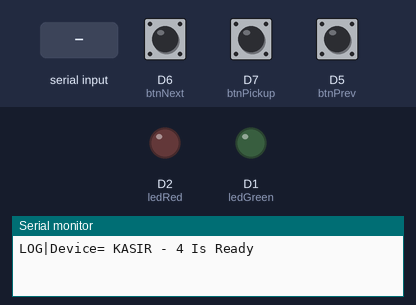
Bench run of a sketch on a simulated ESP8266 (NodeMCU). On the bench: output pins drawn as LEDs (lit = HIGH), the last lines printed to the serial monitor. The inputs (shaded band) are chosen by the test bench; at power-on: D6 (btnNext) HIGH, D7 (btnPickup) HIGH, D5 (btnPrev) HIGH.

Above: at 2.2 s.
2.3 s: "OK|\n" received over Serial
At 3.5 s:
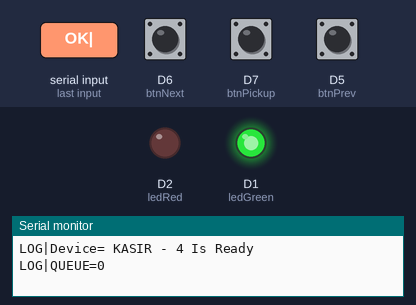
3.8 s: "OK||45\n" received over Serial
At 4.7 s:
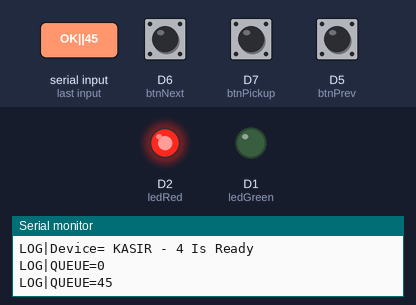
10.1 s: "OK|90\n" received over Serial
At 10.7 s:
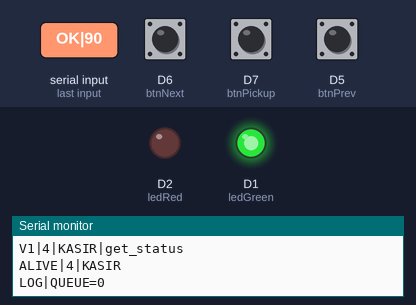
Timing chart, 0 to 12.6 s (numbered marks = the images above; inputs shaded):
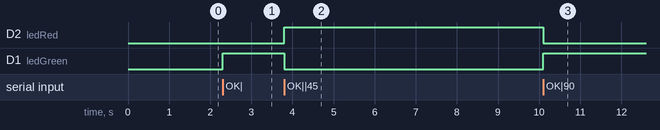

Measured:
- after the input at 2.3 s, D1 (ledGreen): LOW → HIGH at once
- after the input at 3.8 s, D2 (ledRed): LOW → HIGH at once; D1 (ledGreen): HIGH → LOW at once
- after the input at 10.1 s, D2 (ledRed): HIGH → LOW at once; D1 (ledGreen): LOW → HIGH at once

The sketch:

3_button.ino
```cpp
#include <ESP8266WiFi.h>
#include <ESP8266HTTPClient.h>
#include <ArduinoJson.h>

// ======================================================
// DEVICE
// ======================================================
const int idDevice = 4;
const String deviceType = "KASIR";

unsigned long lastAlive = 0;

// ======================================================
// PIN
// ======================================================
const int btnPrev = D5;
const int btnNext = D6;
const int btnPickup = D7;

const int ledGreen = D1;
const int ledRed = D2;

// ======================================================
// CONFIG
// ======================================================
const unsigned long debounceDelay = 50;
const unsigned long pressCooldown = 700;

const unsigned long globalCooldown = 300;
unsigned long globalLastPress = 0;

const unsigned long statusInterval = 5000;
unsigned long lastStatusCheck = 0;

// ======================================================
// BUTTON STRUCT
// ======================================================
struct ButtonState {
  int pin;
  const char* type;

  bool state = HIGH;
  bool lastState = HIGH;

  unsigned long lastDebounce = 0;
  unsigned long lastPress = 0;
};

ButtonState buttons[] = {
  { D5, "current" },
  { D6, "next_order" },
  { D7, "next_pickup" }
};

// ======================================================
// CHECK STATUS
// ======================================================
void checkQueueStatus() {
  // hit to get status
  String message = "V1|" + String(idDevice) + "|" + deviceType + "|get_status";
  Serial.println(message);
}

// ======================================================
// SETUP
// ======================================================
void setup() {
  Serial.begin(9600);

  pinMode(btnPrev, INPUT_PULLUP);
  pinMode(btnNext, INPUT_PULLUP);
  pinMode(btnPickup, INPUT_PULLUP);

  pinMode(ledGreen, OUTPUT);
  pinMode(ledRed, OUTPUT);

  digitalWrite(ledGreen, LOW);
  digitalWrite(ledRed, LOW);

  delay(1000);

  Serial.println("LOG|Device= " + deviceType + " - " + String(idDevice) + " Is Ready");
}

void handleSerialCom() {
  // Heartbeat setiap 5 detik
  if (millis() - lastAlive >= 5000) {
    lastAlive = millis();

    Serial.println(
      "ALIVE|" + String(idDevice) + "|" + deviceType);
  }

  if (Serial.available()) {
    String msg =
      Serial.readStringUntil('\n');

    msg.trim();

    if (msg == "PING") {
      Serial.println("HELLO|" + String(idDevice) + "|" + deviceType);
    } else if (msg.startsWith("OK|")) {
      int p1 = msg.indexOf('|');
      int p2 = msg.indexOf('|', p1 + 1);

      String tipe =
        msg.substring(p1 + 1, p2);

      String nomor =
        msg.substring(p2 + 1);

      int waiting =
        nomor.toInt();

      Serial.println(
        "LOG|QUEUE=" + String(waiting));

      if (waiting > 0) {
        digitalWrite(ledGreen, LOW);
        digitalWrite(ledRed, HIGH);
      } else {
        digitalWrite(ledGreen, HIGH);
        digitalWrite(ledRed, LOW);
      }
    }
    // ===================
    // ERROR
    // ===================
    else if (msg.startsWith("ERR|")) {

      Serial.println(
        "LOG|ERROR=" + msg);

      digitalWrite(ledRed, LOW);
      digitalWrite(ledGreen, LOW);
    }
  }
}

// ======================================================
// LOOP
// ======================================================
void loop() {

  handleSerialCom();

  // button handler
  for (auto& btn : buttons) {
    int reading = digitalRead(btn.pin);

    if (reading != btn.lastState)
      btn.lastDebounce = millis();

    if ((millis() - btn.lastDebounce) > debounceDelay) {

      if (reading != btn.state) {

        btn.state = reading;

        if (btn.state == LOW) {

          bool buttonReady =
            millis() - btn.lastPress > pressCooldown;

          bool globalReady =
            millis() - globalLastPress > globalCooldown;

          if (buttonReady && globalReady) {
            btn.lastPress = millis();
            globalLastPress = millis();

            String message =
              "V1|" + String(idDevice) + "|" + deviceType + "|" + btn.type;

            Serial.println(message);
          }
        }
      }
    }

    btn.lastState = reading;
  }

  // status polling
  if (millis() - lastStatusCheck >= statusInterval) {
    lastStatusCheck = millis();

    checkQueueStatus();
  }

  yield();
}
```
